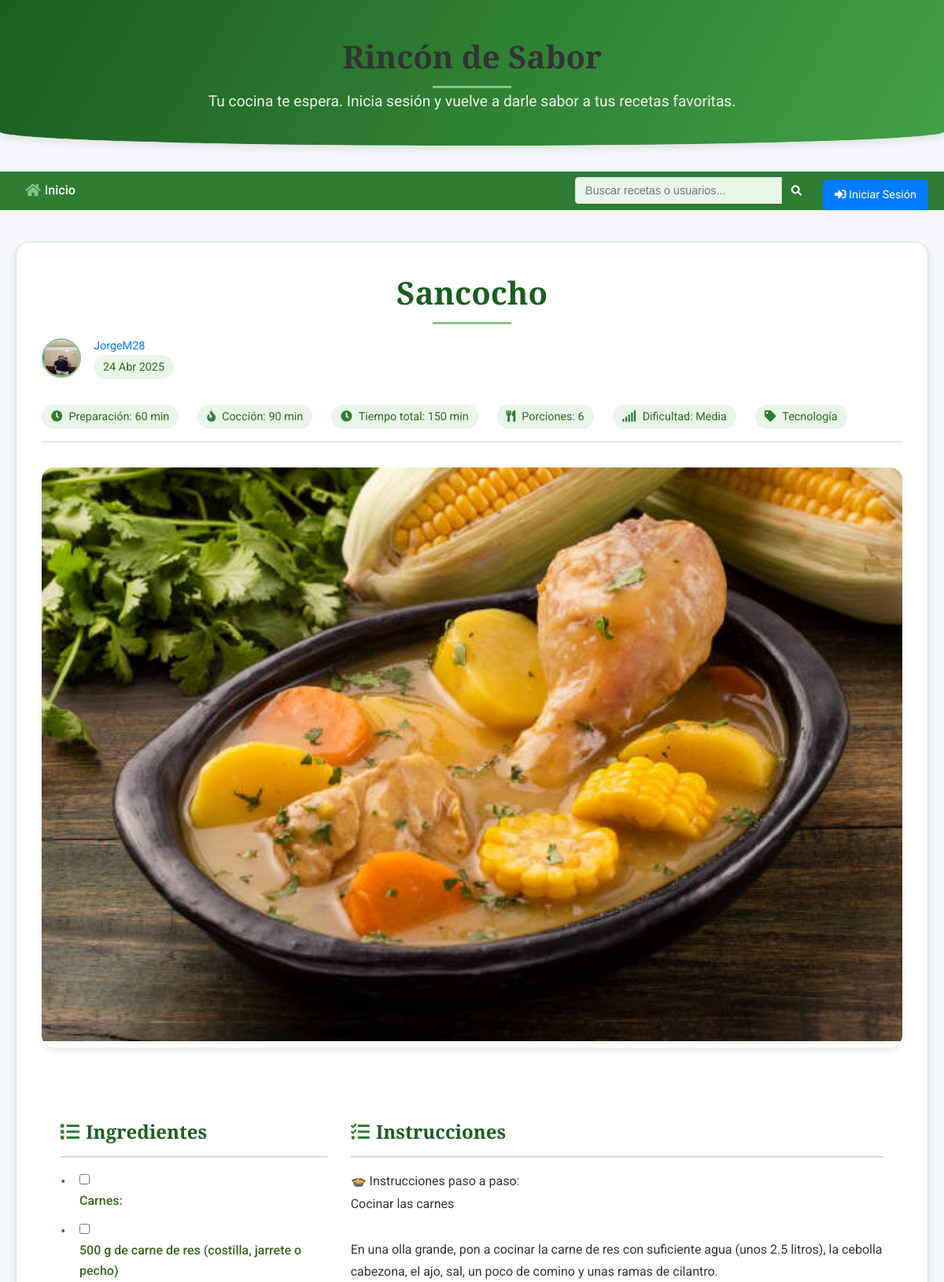
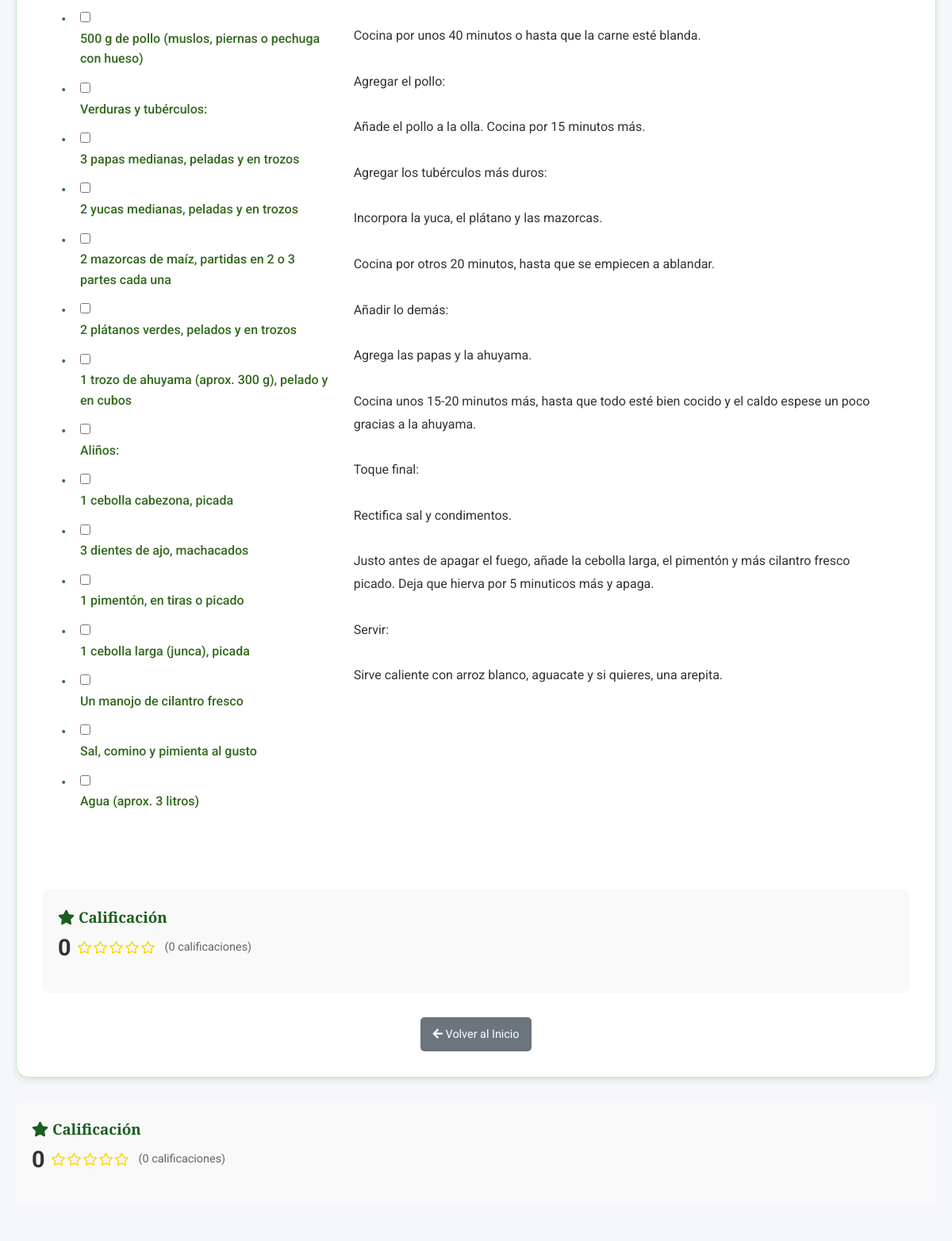
/receta/7/ (upper part), run on the app's committed database (2 pictures, top to bottom).
### post/models.py (models this page shows, shortened)
class Recipe(models.Model):
    DIFFICULTY_CHOICES = [
        ('FACIL', 'Fácil'),
        ('MEDIA', 'Media'),
        ('DIFICIL', 'Difícil'),
    ]
    title = models.CharField(max_length=200, verbose_name='Título')
    ingredients = models.TextField(verbose_name='Ingredientes')
    instructions = models.TextField(verbose_name='Instrucciones')
    prep_time = models.PositiveIntegerField(verbose_name='Tiempo de Preparación (minutos)', default=0)
    cook_time = models.PositiveIntegerField(verbose_name='Tiempo de Cocción (minutos)', default=0)
    servings = models.PositiveIntegerField(verbose_name='Porciones', default=1)
    difficulty = models.CharField(max_length=10, choices=DIFFICULTY_CHOICES, default='MEDIA', verbose_name='Dificultad')
    recipe_image = models.ImageField(upload_to='recipe_pics/', null=True, blank=True, verbose_name='Imagen de la Receta')
    author = models.ForeignKey(User, on_delete=models.CASCADE, verbose_name='Autor')
    category = models.ForeignKey(Category, on_delete=models.SET_NULL, null=True, blank=True, verbose_name='Categoría')
    created_at = models.DateTimeField(auto_now_add=True, verbose_name='Fecha de Creación')
    updated_at = models.DateTimeField(auto_now=True, verbose_name='Última Actualización')
    published = models.BooleanField(default=True, verbose_name='Publicada')
    def average_rating(self):
        ratings = self.ratings.all()
        if not ratings:
            return 0
        return round(sum(r.value for r in ratings) / len(ratings), 1)
    def total_ratings(self):
        return self.ratings.count()

class Profile(models.Model):
    user = models.OneToOneField(User, on_delete=models.CASCADE)
    profile_image = models.ImageField(upload_to='profile_pics/', null=True, blank=True, verbose_name='Foto de Perfil')
    bio = models.TextField(null=True, blank=True, verbose_name='Biografía')

class Category(models.Model):
    name = models.CharField(max_length=100, unique=True)
    class Meta:
        verbose_name = "Category"
        verbose_name_plural = "Categories"

### post/views.py (the view, shortened to what this page needs)
# urls.py: path('receta/<int:recipe_id>/', views.detalle_receta, name='detalle_receta'),
def detalle_receta(request, recipe_id):
    receta = get_object_or_404(Recipe, id=recipe_id)
    comentarios = receta.comments.all().order_by('-created_at')
    form = CommentForm()
    user_rating = None
    if request.user.is_authenticated:
        user_rating = Rating.objects.filter(recipe=receta, user=request.user).first()
    tiempo_total = receta.prep_time + receta.cook_time
    return render(request, 'post/detalle_receta.html', {
        'receta': receta,
        'comentarios': comentarios,
        'form': form,
        'tiempo_total': tiempo_total,
        'user_rating': user_rating
    })

### post/forms.py
class CommentForm(forms.ModelForm):
    class Meta:
        model = Comment
        fields = ['content']
        widgets = {
            'content': forms.Textarea(attrs={'rows': 3, 'placeholder': 'Escribe un comentario...', 'class': 'form-control'})
        }

### post/templates/post/detalle_receta.html (shortened to what this page needs)
{% extends "post/base.html" %}
{% load static %}
{% block extra_head %}
<link rel="stylesheet" href="{% static 'post/css/detalle_receta.css' %}">
{% endblock extra_head%}
{% block content %}
<div class="detalle-receta">
    <h1 class="receta-title">{{ receta.title }}</h1>
    <div class="receta-meta">
        <div class="receta-author">
            {% if receta.author.profile.profile_image %}
                <img src="{{ receta.author.profile.profile_image.url }}" alt="{{ receta.author.username }}" class="author-img">
            {% else %}
                <i class="fas fa-user-circle author-icon"></i>
            {% endif %}
            <div class="author-info">
                <a href="{% url 'post:perfil_publico' receta.author.username %}" class="author-name">{{ receta.author.username }}</a>
                <span class="receta-date">{{ receta.created_at|date:"d M Y" }}</span>
            </div>
        </div>
        <div class="receta-info">
            <span class="info-item"><i class="fas fa-clock"></i> Preparación: {{ receta.prep_time }} min</span>
            <span class="info-item"><i class="fas fa-fire"></i> Cocción: {{ receta.cook_time }} min</span>
            <span class="info-item"><i class="fas fa-clock"></i> Tiempo total: {{ tiempo_total }} min</span>
            <span class="info-item"><i class="fas fa-utensils"></i> Porciones: {{ receta.servings }}</span>
            <span class="info-item"><i class="fas fa-signal"></i> Dificultad: {{ receta.get_difficulty_display }}</span>
            <span class="info-item"><i class="fas fa-tag"></i> {{ receta.category.name|default:"Sin categoría" }}</span>
        </div>
    </div>
    {% if receta.recipe_image %}
    <div class="receta-image">
        <img src="{{ receta.recipe_image.url }}" alt="{{ receta.title }}">
    </div>
    {% endif %}
    <div class="receta-content">
        <div class="receta-section">
            <h2><i class="fas fa-list"></i> Ingredientes</h2>
            <div class="ingredientes">
                {% for ingrediente in receta.ingredients.splitlines %}
                    {% if ingrediente %}
                        <div class="ingrediente-item">
                            <input type="checkbox" id="ing-{{ forloop.counter }}">
                            <label for="ing-{{ forloop.counter }}">{{ ingrediente }}</label>
                        </div>
                    {% endif %}
                {% endfor %}
            </div>
        </div>
        <div class="receta-section">
            <h2><i class="fas fa-tasks"></i> Instrucciones</h2>
            <div class="instrucciones">
                {% with instrucciones=receta.instructions|linebreaksbr %}
                    {{ instrucciones }}
                {% endwith %}
            </div>
        </div>
    </div>
    <div class="recipe-rating">
        <h3><i class="fas fa-star"></i> Calificación</h3>
        <div class="rating-stats">
            <div class="average-rating">
                <span class="rating-value">{{ receta.average_rating }}</span>
                <div class="stars">
                    {% for i in "12345" %}
                        {% if forloop.counter <= receta.average_rating|floatformat:"0"|add:"0" %}
                            <i class="fas fa-star"></i>
                        {% elif forloop.counter == receta.average_rating|floatformat:"0"|add:"0"|add:"1" and receta.average_rating|floatformat:"1"|slice:"2:"|add:"0" >= 5 %}
                            <i class="fas fa-star-half-alt"></i>
                        {% else %}
                            <i class="far fa-star"></i>
                        {% endif %}
                    {% endfor %}
                </div>
            </div>
            <span class="total-ratings">({{ receta.total_ratings }} calificaciones)</span>
        </div>
    </div>
    {% if user.is_authenticated %}
        <div class="receta-actions">
            <a href="{% url 'post:recetas' %}" class="btn-volver"><i class="fas fa-arrow-left"></i> Volver a Recetas</a>
            {% if user != receta.author %}
                <a href="{% url 'post:repost_recipe' receta.id %}" class="btn-repost"><i class="fas fa-retweet"></i> Repostear</a>
            {% endif %}
            {% if user == receta.author or user.is_superuser or user.is_staff %}
                <a href="{% url 'post:editar_receta' receta.id %}" class="btn-editar"><i class="fas fa-edit"></i> Editar</a>
                <a href="{% url 'post:eliminar_receta' receta.id %}" class="btn-eliminar"><i class="fas fa-trash"></i> Eliminar</a>
            {% endif %}
        </div>
    {% else %}
        <div class="receta-actions">
            <a href="{% url 'post:index' %}" class="btn-volver"><i class="fas fa-arrow-left"></i> Volver al Inicio</a>
        </div>
    {% endif %}
</div>
<div class="recipe-rating">
    <h3><i class="fas fa-star"></i> Calificación</h3>
    <div class="rating-stats">
        <div class="average-rating">
            <span class="rating-value">{{ receta.average_rating }}</span>
            <div class="stars">
                {% for i in "12345" %}
                    {% if forloop.counter <= receta.average_rating|floatformat:"0"|add:"0" %}
                        <i class="fas fa-star"></i>
                    {% elif forloop.counter == receta.average_rating|floatformat:"0"|add:"0"|add:"1" and receta.average_rating|floatformat:"1"|slice:"2:"|add:"0" >= 5 %}
                        <i class="fas fa-star-half-alt"></i>
                    {% else %}
                        <i class="far fa-star"></i>
                    {% endif %}
                {% endfor %}
            </div>
        </div>
        <span class="total-ratings">({{ receta.total_ratings }} calificaciones)</span>
    </div>
</div>
{% endblock %}

### post/static/post/css/base.css (style rules this page uses)
:root { --color-primary: #2E7D32; --color-secondary: #43A047; --color-accent: #00C853; --color-light: #81C784; --color-ultralight: #E8F5E9; --color-dark: #1B5E20; --color-cream: #FFF8E1; --color-brown: #795548; --color-background: #F5F5F5; --color-surface: #FFFFFF; --color-text: #33691E; --color-text-light: #558B2F; --color-border: #C8E6C9; --color-success: #388E3C; --color-warning: #FF9800; --color-danger: #D32F2F; --gradient-primary: linear-gradient(135deg, #2E7D32 0%, #81C784 100%); --gradient-header: linear-gradient(120deg, #1B5E20 0%, #43A047 100%); --gradient-card: linear-gradient(to bottom, #FFFFFF, #F1F8E9); --shadow-sm: 0 2px 4px rgba(0, 70, 0, 0.05); --shadow: 0 4px 8px rgba(0, 70, 0, 0.1); --shadow-lg: 0 8px 16px rgba(0, 70, 0, 0.15); --radius-sm: 0.375rem; --radius: 0.5rem; --radius-lg: 1rem; --radius-xl: 2rem; --font-primary: 'Montserrat', sans-serif; --font-secondary: 'Playfair Display', serif; }
body { font-family: var(--font-primary); background-color: var(--color-ultralight); color: var(--color-text); line-height: 1.6; background-image: url('/static/post/img/leaf-pattern.png'); background-size: 200px; background-blend-mode: overlay; margin: 0; padding: 0; min-height: 100vh; display: flex; flex-direction: column; }
h1, h2, h3, h4, h5, h6 { font-family: var(--font-secondary); color: var(--color-dark); font-weight: 600; }
a { color: var(--color-primary); text-decoration: none; transition: all 0.3s ease; }
.receta-content { padding: 1.5rem; flex-grow: 1; display: flex; flex-direction: column; }
.receta-title { font-size: 1.4rem; margin-bottom: 1rem; font-weight: 600; }
.receta-meta { display: flex; flex-wrap: wrap; gap: 1rem; margin-bottom: 1rem; font-size: 0.9rem; }
.receta-meta span { display: flex; align-items: center; gap: 0.5rem; background-color: var(--color-ultralight); padding: 0.25rem 0.75rem; border-radius: var(--radius-xl); color: var(--color-text); }
.receta-meta i { color: var(--color-primary); }
label { display: block; margin-bottom: 0.5rem; color: var(--color-text); font-weight: 500; }

### post/templates/post/base.html (style rules this page uses)
:root { --primary-color: #007bff; --secondary-color: #6c757d; --dark-color: #333; --light-color: #f8f9fa; --danger-color: #dc3545; --success-color: #28a745; }
* { margin: 0; padding: 0; box-sizing: border-box; }
body { font-family: 'Roboto', sans-serif; line-height: 1.6; background-color: #f5f7fa; color: #333; }
h1, h2, h3, h4, h5, h6 { font-family: 'Playfair Display', serif; }
a { text-decoration: none; color: var(--primary-color); }

### data on the page
Recipe: title "Sancocho", author.profile.profile_image (picture), author.username "JorgeM28", created_at "24 Abr 2025", prep_time "60", cook_time "90", servings "6", difficulty "Media", category.name "Tecnología", recipe_image (picture), average_rating "0", total_ratings "0"

### other printed values
{{ tiempo_total }} "150"
{{ ingrediente }} "Carnes:" "500 g de carne de res (costilla, jarrete o pecho)" "500 g de pollo (muslos, piernas o pechuga con hueso)" "Verduras y tubérculos:" "3 papas medianas, peladas y en trozos" "2 yucas medianas, peladas y en trozos" "2 mazorcas de maíz, partidas en 2 o 3 partes cada una" "2 plátanos verdes, pelados y en trozos" "1 trozo de ahuyama (aprox. 300 g), pelado y en cubos" "Aliños:" "1 cebolla cabezona, picada" "3 dientes de ajo, machacados" "1 pimentón, en tiras o picado" "1 cebolla larga (junca), picada" "Un manojo de cilantro fresco" "Sal, comino y pimienta al gusto" "Agua (aprox. 3 litros)"
